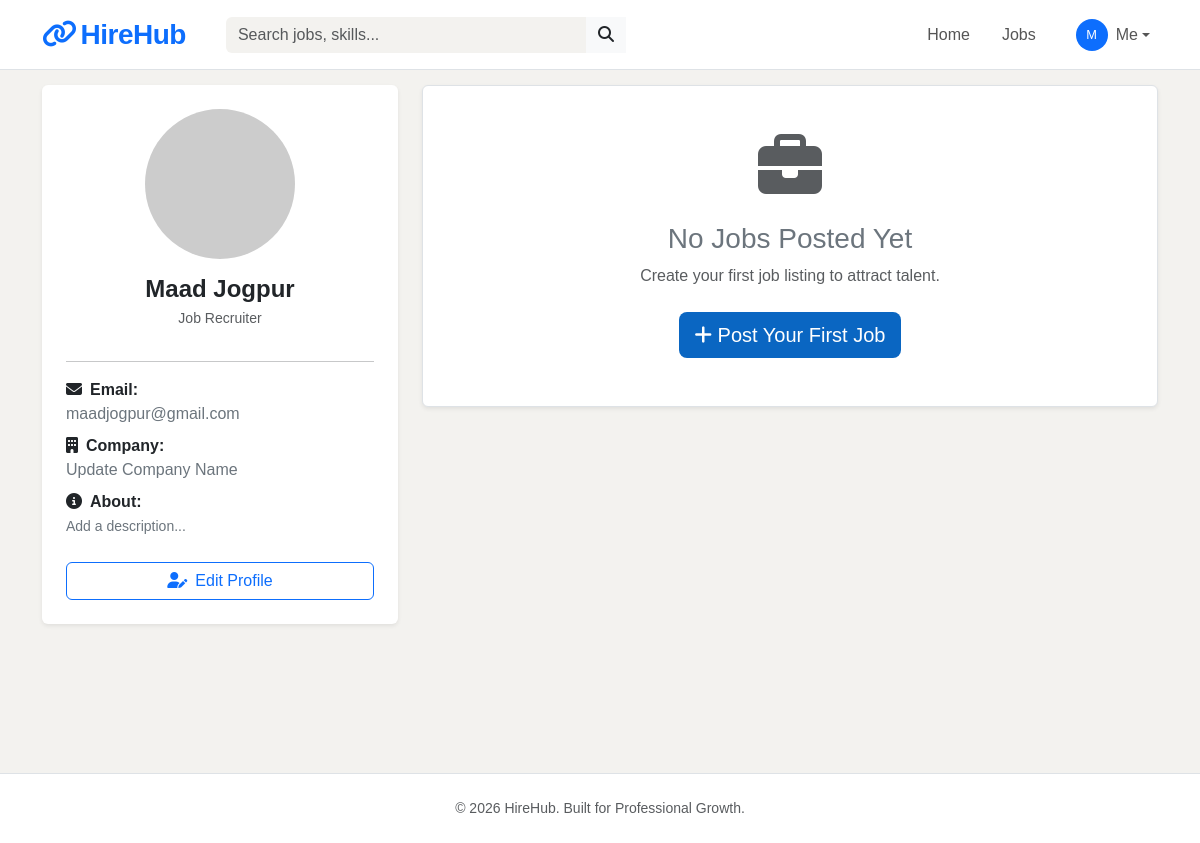
Page /dashboard/recruiter/ (signed in) on the committed database.
### accounts/models.py (models this page shows, shortened)
class Account(AbstractBaseUser):
    ROLE = (
        ('Job Seeker','Job Seeker'),
        ('Job Recruiter','Job Recruiter')
    )
    email = models.EmailField(max_length=100, unique=True)
    username = models.CharField(max_length=100, unique=True)
    first_name = models.CharField(max_length=100 )
    last_name = models.CharField(max_length=100, blank=True)
    role = models.CharField(choices=ROLE)
    phone_number = models.CharField(max_length=10)
    is_active = models.BooleanField(default=False)
    is_staff = models.BooleanField(default=False)
    is_admin = models.BooleanField(default=False)
    is_superuser = models.BooleanField(default=False)
    date_joined = models.DateTimeField(auto_now_add=True)
    last_login = models.DateTimeField(auto_now=True)
    REQUIRED_FIELDS = ['first_name','last_name','username']
    USERNAME_FIELD = 'email'
    objects = AccountManager()

### userprofile/models.py (models this page shows, shortened)
class Profile(models.Model):
    user = models.OneToOneField(Account,on_delete=models.CASCADE)
    profile_photo = models.ImageField(upload_to='profile_pic',blank=True)
    skills = models.CharField(max_length=100, blank=True)
    experience = models.TextField(blank=True)
    company_name = models.CharField(max_length=200,blank=True)
    company_description = models.TextField(max_length=1000,blank=True)

### dashboards/views.py (the view)
# urls.py: path('recruiter/',views.recruiter_dashboard,name = 'recruiter_dashboard'),
def recruiter_dashboard(request):
    user = request.user
    profile = Profile.objects.get(user=user)
    jobs = Job.objects.filter(account = user).annotate(
        count = Count('application')
    )
    context = {
        'jobs':jobs,
        'profile':profile
    }
    return render(request,'recruiter_dashboard.html',context)

### templates/recruiter_dashboard.html
{% extends 'base.html' %}
{% block content %}
<div class="container mt-5">
    <div class="row">
        <div class="col-md-4 mb-4">
            <div class="card shadow-sm border-0 p-4">
                <div class="text-center">
                    {% if profile.profile_photo %}
                        <img src="{{ profile.profile_photo.url }}"
                             class="rounded-circle mb-3 border" width="150" height="150" style="object-fit: cover;">
                    {% else %}
                        <img src="https://ui-avatars.com/api/?name={{ user.first_name }}&background=random"
                             class="rounded-circle mb-3" width="150" height="150">
                    {% endif %}
                    <h4 class="fw-bold text-dark mb-1">{{ user.first_name }} {{ user.last_name }}</h4>
                    <p class="text-muted small">Job Recruiter</p>
                </div>
                <hr>
                <div class="profile-details">
                    <p class="mb-2"><strong><i class="fas fa-envelope me-2"></i>Email:</strong><br>
                       <span class="text-secondary">{{ user.email }}</span></p>
                    <p class="mb-2"><strong><i class="fas fa-building me-2"></i>Company:</strong><br>
                       <span class="text-secondary">{{ profile.company_name|default:"Update Company Name" }}</span></p>
                    <p class="mb-2"><strong><i class="fas fa-info-circle me-2"></i>About:</strong><br>
                       <span class="text-secondary small">{{ profile.company_description|default:"Add a description..."|truncatechars:100 }}</span></p>
                    <div class="mt-4">
                        <a href="{% url 'edit_profile_recruiter' %}" class="btn btn-outline-primary w-100">
                            <i class="fas fa-user-edit me-2"></i>Edit Profile
                        </a>
                    </div>
                </div>
            </div>
        </div>
        <div class="col-md-8">
            {% if jobs %}
            <div class="card shadow-sm border-0">
                <div class="card-body p-4">
                    <div class="d-flex justify-content-between align-items-center mb-4">
                        <h5 class="fw-bold text-dark mb-0">Manage Jobs</h5>
                        <a href="{% url 'post_job' %}" class="btn btn-primary btn-sm">
                            <i class="fas fa-plus me-1"></i> Post New Job
                        </a>
                    </div>
                    <div class="table-responsive">
                        <table class="table table-hover align-middle">
                            <thead class="table-light">
                                <tr>
                                    <th>Job Title</th>
                                    <th>Location</th>
                                    <th class="text-center">Applicants</th>
                                    <th class="text-center">Action</th>
                                </tr>
                            </thead>
                            <tbody>
                                {% for job in jobs %}
                                <tr>
                                    <td>
                                        <a href="{% url 'job_detail' job.id %}" class="text-decoration-none text-dark fw-bold">
                                            {{ job.title }}
                                        </a>
                                    </td>
                                    <td class="text-secondary">{{ job.job_location }}</td>
                                    <td class="text-center">
                                        <span class="badge rounded-pill border border-info px-3 text-info">{{ job.count }}</span>
                                    </td>
                                    <td>
                                        <div class="d-flex gap-2 justify-content-center">
                                            <a href="{% url 'view_applicants' job.id %}" class="btn btn-sm btn-outline-primary" title="View">
                                                <i class="fas fa-users"></i>
                                            </a>
                                            <a href="{% url 'edit_job' job.id %}" class="btn btn-sm btn-outline-secondary" title="Edit">
                                                <i class="fas fa-edit"></i>
                                            </a>
                                            <a href="{% url 'delete_job' job.id %}" class="btn btn-sm btn-outline-danger"
                                               onclick="return confirm('Are you sure?')" title="Delete">
                                                <i class="fas fa-trash"></i>
                                            </a>
                                        </div>
                                    </td>
                                </tr>
                                {% endfor %}
                            </tbody>
                        </table>
                    </div>
                </div>
            </div>
            {% else %}
            <div class="text-center py-5 border rounded bg-white shadow-sm">
                <div class="mb-4">
                    <i class="fas fa-briefcase fa-4x text-muted"></i>
                </div>
                <h3 class="text-secondary">No Jobs Posted Yet</h3>
                <p class="text-muted mb-4">Create your first job listing to attract talent.</p>
                <a href="{% url 'post_job' %}" class="btn btn-primary btn-lg">
                    <i class="fas fa-plus mr-2"></i> Post Your First Job
                </a>
            </div>
            {% endif %}
        </div>
    </div>
</div>
{% endblock %}

### templates/base.html (shortened to what this page needs)
{% load static %}
<!DOCTYPE html>
<html lang="en">
<head>
    <link rel="stylesheet" href="https://cdnjs.cloudflare.com/ajax/libs/font-awesome/6.5.1/css/all.min.css">
    <link href="https://cdn.jsdelivr.net/npm/bootstrap@5.3.2/dist/css/bootstrap.min.css" rel="stylesheet">
    <link rel="stylesheet" href="{% static 'css/style.css' %}">
</head>
<body>
<nav class="navbar navbar-expand-lg navbar-light bg-white border-bottom fixed-top py-2">
    <div class="container">
        <a class="navbar-brand fw-bold text-primary fs-3" href="{% url 'home' %}">
            <i class="fas fa-link me-1"></i>HireHub
        </a>
        <div class="collapse navbar-collapse" id="navbarNav">
            <form action="{% url 'jobs' %}" method="GET" class="d-flex ms-lg-4 my-2 my-lg-0 flex-grow-1" style="max-width: 400px;">
                <div class="input-group">
                  <input name="search" class="form-control search-box" type="search" value="{{ query|default_if_none:"" }}" placeholder="Search jobs, skills..." aria-label="Search" required>
                  <button type="submit" class="btn bg-light border-0 rounded-0">
                      <i class="fas fa-search"></i>
                  </button>
                </div>
            </form>
            <ul class="navbar-nav ms-auto align-items-center">
                <li class="nav-item">
                    <a class="nav-link px-3" href="{% url 'home' %}">
                        Home
                    </a>
                </li>
                <li class="nav-item">
                    <a class="nav-link px-3" href="{% url 'jobs' %}">
                        Jobs
                    </a>
                </li>
                {% if not user.is_authenticated %}
                    <li class="nav-item ms-lg-2">
                        <a class="nav-link px-3" href="{% url 'login' %}">Login</a>
                    </li>
                    <li class="nav-item dropdown ms-lg-2">
                        <a class="btn btn-primary rounded-pill px-4 shadow-sm dropdown-toggle" href="#" id="regDrop" role="button" data-bs-toggle="dropdown">
                            Join Now
                        </a>
                        <ul class="dropdown-menu dropdown-menu-end shadow border-0 mt-2">
                            <li><a class="dropdown-item py-2" href="{% url 'register_seeker' %}"><i class="fas fa-user-graduate me-2 text-primary"></i>As Job Seeker</a></li>
                            <li><a class="dropdown-item py-2" href="{% url 'register_recruiter' %}"><i class="fas fa-user-tie me-2 text-success"></i>As Recruiter</a></li>
                        </ul>
                    </li>
                {% else %}
                    <li class="nav-item dropdown ms-lg-3">
                        <a class="nav-link dropdown-toggle d-flex align-items-center" href="#" id="userDrop" role="button" data-bs-toggle="dropdown">
                            <div class="bg-primary text-white rounded-circle d-flex align-items-center justify-content-center me-2" style="width: 32px; height: 32px; font-size: 0.8rem;">
                                {{ user.first_name|first|upper }}
                            </div>
                            <span class="d-none d-lg-inline">Me</span>
                        </a>
                    </li>
                {% endif %}
            </ul>
        </div>
    </div>
</nav>
<div style="margin-top: 85px; min-height: 80vh;">
    {% block content %}{% endblock %}
</div>
<footer class="bg-white border-top py-4 mt-5">
    <div class="container text-center text-muted small">
        &copy; 2026 HireHub. Built for Professional Growth.
    </div>
</footer>
</body>
</html>

### static/css/style.css (style rules this page uses)
body { background-color: #f3f2ef; font-family: Arial, Helvetica, sans-serif; }
.navbar { height: 70px; }
.btn-primary { background-color: #0a66c2; border: none; }
a { text-decoration: none; color: #0a66c2; }
.bg-white { background-color: #ffffff; }

### templates/base.html (style rules this page uses)
.navbar-brand { letter-spacing: -0.5px; }
.nav-link { font-weight: 500; color: #555; transition: color 0.2s; }
.search-box { background-color: #f3f2ef; border: none; transition: background-color 0.2s; }

### rows in the picture
Account: first_name|first "M", first_name "Maad", last_name "Jogpur", email "maadjogpur@gmail.com"
Profile: company_name "Update Company Name", company_description "Add a description..."
